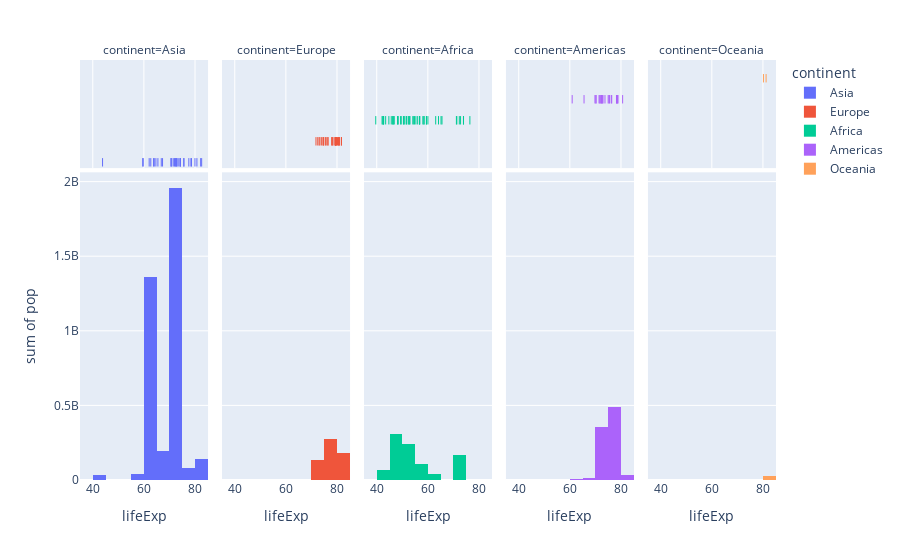

Notebook code for this chart:
### Code cell
px.histogram(df,x='lifeExp', y='pop',color='continent', hover_name='country', marginal='rug', facet_col='continent')

### Figure 1 — Plotly figure (JSON) as saved in the notebook; plotly's stock layout.template omitted (floating-point values rounded to 4 significant figures)
{"data": [{"alignmentgroup": "True", "bingroup": "x", "histfunc": "sum", "hovertemplate": "continent=Asia<br>lifeExp=%{x}<br>sum of pop=%{y}<extra></extra>", "legendgroup": "Asia", "marker": {"color": "#636efa", "pattern": {"shape": ""}}, "name": "Asia", "offsetgroup": "Asia", "orientation": "v", "showlegend": true, "type": "histogram", "x": [43.83, 75.64, 64.06, 59.72, 72.96, 82.21, 64.7, 70.65, 70.96, 59.55, 80.75, 82.6, 72.53, 67.3, 78.62, 77.59, 71.99, 74.24, 66.8, 62.07, 63.78, 75.64, 65.48, 71.69, 72.78, 79.97, 72.4, 74.14, 78.4, 70.62, 74.25, 73.42, 62.7], "xaxis": "x", "y": [31889923, 708573, 150448339, 14131858, 1318683096, 6980412, 1110396331, 223547000, 69453570, 27499638, 6426679, 127467972, 6053193, 23301725, 49044790, 2505559, 3921278, 24821286, 2874127, 47761980, 28901790, 3204897, 169270617, 91077287, 27601038, 4553009, 20378239, 19314747, 23174294, 65068149, 85262356, 4018332, 22211743], "yaxis": "y"}, {"alignmentgroup": "True", "boxpoints": "all", "fillcolor": "rgba(255,255,255,0)", "hoveron": "points", "hovertemplate": "<b>%{hovertext}</b><br><br>continent=Asia<br>lifeExp=%{x}<extra></extra>", "hovertext": ["Afghanistan", "Bahrain", "Bangladesh", "Cambodia", "China", "Hong Kong, China", "India", "Indonesia", "Iran", "Iraq", "Israel", "Japan", "Jordan", "Korea, Dem. Rep.", "Korea, Rep.", "Kuwait", "Lebanon", "Malaysia", "Mongolia", "Myanmar", "Nepal", "Oman", "Pakistan", "Philippines", "Saudi Arabia", "Singapore", "Sri Lanka", "Syria", "Taiwan", "Thailand", "Vietnam", "West Bank and Gaza", "Yemen, Rep."], "jitter": 0, "legendgroup": "Asia", "line": {"color": "rgba(255,255,255,0)"}, "marker": {"color": "#636efa", "symbol": "line-ns-open"}, "name": "Asia", "offsetgroup": "Asia", "showlegend": false, "type": "box", "x": [43.83, 75.64, 64.06, 59.72, 72.96, 82.21, 64.7, 70.65, 70.96, 59.55, 80.75, 82.6, 72.53, 67.3, 78.62, 77.59, 71.99, 74.24, 66.8, 62.07, 63.78, 75.64, 65.48, 71.69, 72.78, 79.97, 72.4, 74.14, 78.4, 70.62, 74.25, 73.42, 62.7], "xaxis": "x6", "yaxis": "y6"}, {"alignmentgroup": "True", "bingroup": "x", "histfunc": "sum", "hovertemplate": "continent=Europe<br>lifeExp=%{x}<br>sum of pop=%{y}<extra></extra>", "legendgroup": "Europe", "marker": {"color": "#EF553B", "pattern": {"shape": ""}}, "name": "Europe", "offsetgroup": "Europe", "orientation": "v", "showlegend": true, "type": "histogram", "x": [76.42, 79.83, 79.44, 74.85, 73.0, 75.75, 76.49, 78.33, 79.31, 80.66, 79.41, 79.48, 73.34, 81.76, 78.89, 80.55, 74.54, 79.76, 80.2, 75.56, 78.1, 72.48, 74.0, 74.66, 77.93, 80.94, 80.88, 81.7, 71.78, 79.42], "xaxis": "x2", "y": [3600523, 8199783, 10392226, 4552198, 7322858, 4493312, 10228744, 5468120, 5238460, 61083916, 82400996, 10706290, 9956108, 301931, 4109086, 58147733, 684736, 16570613, 4627926, 38518241, 10642836, 22276056, 10150265, 5447502, 2009245, 40448191, 9031088, 7554661, 71158647, 60776238], "yaxis": "y2"}, {"alignmentgroup": "True", "boxpoints": "all", "fillcolor": "rgba(255,255,255,0)", "hoveron": "points", "hovertemplate": "<b>%{hovertext}</b><br><br>continent=Europe<br>lifeExp=%{x}<extra></extra>", "hovertext": ["Albania", "Austria", "Belgium", "Bosnia and Herzegovina", "Bulgaria", "Croatia", "Czech Republic", "Denmark", "Finland", "France", "Germany", "Greece", "Hungary", "Iceland", "Ireland", "Italy", "Montenegro", "Netherlands", "Norway", "Poland", "Portugal", "Romania", "Serbia", "Slovak Republic", "Slovenia", "Spain", "Sweden", "Switzerland", "Turkey", "United Kingdom"], "jitter": 0, "legendgroup": "Europe", "line": {"color": "rgba(255,255,255,0)"}, "marker": {"color": "#EF553B", "symbol": "line-ns-open"}, "name": "Europe", "offsetgroup": "Europe", "showlegend": false, "type": "box", "x": [76.42, 79.83, 79.44, 74.85, 73.0, 75.75, 76.49, 78.33, 79.31, 80.66, 79.41, 79.48, 73.34, 81.76, 78.89, 80.55, 74.54, 79.76, 80.2, 75.56, 78.1, 72.48, 74.0, 74.66, 77.93, 80.94, 80.88, 81.7, 71.78, 79.42], "xaxis": "x7", "yaxis": "y7"}, {"alignmentgroup": "True", "bingroup": "x", "histfunc": "sum", "hovertemplate": "continent=Africa<br>lifeExp=%{x}<br>sum of pop=%{y}<extra></extra>", "legendgroup": "Africa", "marker": {"color": "#00cc96", "pattern": {"shape": ""}}, "name": "Africa", "offsetgroup": "Africa", "orientation": "v", "showlegend": true, "type": "histogram", "x": [72.3, 42.73, 56.73, 50.73, 52.3, 49.58, 50.43, 44.74, 50.65, 65.15, 46.46, 55.32, 48.33, 54.79, 71.34, 51.58, 58.04, 52.95, 56.73, 59.45, 60.02, 56.01, 46.39, 54.11, 42.59, 45.68, 73.95, 59.44, 48.3, 54.47, 64.16, 72.8, 71.16, 42.08, 52.91, 56.87, 46.86, 76.44, 46.24, 65.53, 63.06, 42.57, 48.16, 49.34, 58.56, 39.61, 52.52, 58.42, 73.92, 51.54, 42.38, 43.49], "xaxis": "x3", "y": [33333216, 12420476, 8078314, 1639131, 14326203, 8390505, 17696293, 4369038, 10238807, 710960, 64606759, 3800610, 18013409, 496374, 80264543, 551201, 4906585, 76511887, 1454867, 1688359, 22873338, 9947814, 1472041, 35610177, 2012649, 3193942, 6036914, 19167654, 13327079, 12031795, 3270065, 1250882, 33757175, 19951656, 2055080, 12894865, 135031164, 798094, 8860588, 199579, 12267493, 6144562, 9118773, 43997828, 42292929, 1133066, 38139640, 5701579, 10276158, 29170398, 11746035, 12311143], "yaxis": "y3"}, {"alignmentgroup": "True", "boxpoints": "all", "fillcolor": "rgba(255,255,255,0)", "hoveron": "points", "hovertemplate": "<b>%{hovertext}</b><br><br>continent=Africa<br>lifeExp=%{x}<extra></extra>", "hovertext": ["Algeria", "Angola", "Benin", "Botswana", "Burkina Faso", "Burundi", "Cameroon", "Central African Republic", "Chad", "Comoros", "Congo, Dem. Rep.", "Congo, Rep.", "Cote d'Ivoire", "Djibouti", "Egypt", "Equatorial Guinea", "Eritrea", "Ethiopia", "Gabon", "Gambia", "Ghana", "Guinea", "Guinea-Bissau", "Kenya", "Lesotho", "Liberia", "Libya", "Madagascar", "Malawi", "Mali", "Mauritania", "Mauritius", "Morocco", "Mozambique", "Namibia", "Niger", "Nigeria", "Reunion", "Rwanda", "Sao Tome and Principe", "Senegal", "Sierra Leone", "Somalia", "South Africa", "Sudan", "Swaziland", "Tanzania", "Togo", "Tunisia", "Uganda", "Zambia", "Zimbabwe"], "jitter": 0, "legendgroup": "Africa", "line": {"color": "rgba(255,255,255,0)"}, "marker": {"color": "#00cc96", "symbol": "line-ns-open"}, "name": "Africa", "offsetgroup": "Africa", "showlegend": false, "type": "box", "x": [72.3, 42.73, 56.73, 50.73, 52.3, 49.58, 50.43, 44.74, 50.65, 65.15, 46.46, 55.32, 48.33, 54.79, 71.34, 51.58, 58.04, 52.95, 56.73, 59.45, 60.02, 56.01, 46.39, 54.11, 42.59, 45.68, 73.95, 59.44, 48.3, 54.47, 64.16, 72.8, 71.16, 42.08, 52.91, 56.87, 46.86, 76.44, 46.24, 65.53, 63.06, 42.57, 48.16, 49.34, 58.56, 39.61, 52.52, 58.42, 73.92, 51.54, 42.38, 43.49], "xaxis": "x8", "yaxis": "y8"}, {"alignmentgroup": "True", "bingroup": "x", "histfunc": "sum", "hovertemplate": "continent=Americas<br>lifeExp=%{x}<br>sum of pop=%{y}<extra></extra>", "legendgroup": "Americas", "marker": {"color": "#ab63fa", "pattern": {"shape": ""}}, "name": "Americas", "offsetgroup": "Americas", "orientation": "v", "showlegend": true, "type": "histogram", "x": [75.32, 65.55, 72.39, 80.65, 78.55, 72.89, 78.78, 78.27, 72.23, 74.99, 71.88, 70.26, 60.92, 70.2, 72.57, 76.19, 72.9, 75.54, 71.75, 71.42, 78.75, 69.82, 78.24, 76.38, 73.75], "xaxis": "x4", "y": [40301927, 9119152, 190010647, 33390141, 16284741, 44227550, 4133884, 11416987, 9319622, 13755680, 6939688, 12572928, 8502814, 7483763, 2780132, 108700891, 5675356, 3242173, 6667147, 28674757, 3942491, 1056608, 301139947, 3447496, 26084662], "yaxis": "y4"}, {"alignmentgroup": "True", "boxpoints": "all", "fillcolor": "rgba(255,255,255,0)", "hoveron": "points", "hovertemplate": "<b>%{hovertext}</b><br><br>continent=Americas<br>lifeExp=%{x}<extra></extra>", "hovertext": ["Argentina", "Bolivia", "Brazil", "Canada", "Chile", "Colombia", "Costa Rica", "Cuba", "Dominican Republic", "Ecuador", "El Salvador", "Guatemala", "Haiti", "Honduras", "Jamaica", "Mexico", "Nicaragua", "Panama", "Paraguay", "Peru", "Puerto Rico", "Trinidad and Tobago", "United States", "Uruguay", "Venezuela"], "jitter": 0, "legendgroup": "Americas", "line": {"color": "rgba(255,255,255,0)"}, "marker": {"color": "#ab63fa", "symbol": "line-ns-open"}, "name": "Americas", "offsetgroup": "Americas", "showlegend": false, "type": "box", "x": [75.32, 65.55, 72.39, 80.65, 78.55, 72.89, 78.78, 78.27, 72.23, 74.99, 71.88, 70.26, 60.92, 70.2, 72.57, 76.19, 72.9, 75.54, 71.75, 71.42, 78.75, 69.82, 78.24, 76.38, 73.75], "xaxis": "x9", "yaxis": "y9"}, {"alignmentgroup": "True", "bingroup": "x", "histfunc": "sum", "hovertemplate": "continent=Oceania<br>lifeExp=%{x}<br>sum of pop=%{y}<extra></extra>", "legendgroup": "Oceania", "marker": {"color": "#FFA15A", "pattern": {"shape": ""}}, "name": "Oceania", "offsetgroup": "Oceania", "orientation": "v", "showlegend": true, "type": "histogram", "x": [81.23, 80.2], "xaxis": "x5", "y": [20434176, 4115771], "yaxis": "y5"}, {"alignmentgroup": "True", "boxpoints": "all", "fillcolor": "rgba(255,255,255,0)", "hoveron": "points", "hovertemplate": "<b>%{hovertext}</b><br><br>continent=Oceania<br>lifeExp=%{x}<extra></extra>", "hovertext": ["Australia", "New Zealand"], "jitter": 0, "legendgroup": "Oceania", "line": {"color": "rgba(255,255,255,0)"}, "marker": {"color": "#FFA15A", "symbol": "line-ns-open"}, "name": "Oceania", "offsetgroup": "Oceania", "showlegend": false, "type": "box", "x": [81.23, 80.2], "xaxis": "x10", "yaxis": "y10"}], "layout": {"annotations": [{"font": {}, "showarrow": false, "text": "continent=Asia", "x": 0.092, "xanchor": "center", "xref": "paper", "y": 1, "yanchor": "bottom", "yref": "paper"}, {"font": {}, "showarrow": false, "text": "continent=Europe", "x": 0.296, "xanchor": "center", "xref": "paper", "y": 1, "yanchor": "bottom", "yref": "paper"}, {"font": {}, "showarrow": false, "text": "continent=Africa", "x": 0.5, "xanchor": "center", "xref": "paper", "y": 1, "yanchor": "bottom", "yref": "paper"}, {"font": {}, "showarrow": false, "text": "continent=Americas", "x": 0.704, "xanchor": "center", "xref": "paper", "y": 1, "yanchor": "bottom", "yref": "paper"}, {"font": {}, "showarrow": false, "text": "continent=Oceania", "x": 0.908, "xanchor": "center", "xref": "paper", "y": 1, "yanchor": "bottom", "yref": "paper"}], "barmode": "relative", "legend": {"title": {"text": "continent"}, "tracegroupgap": 0}, "margin": {"t": 60}, "xaxis": {"anchor": "y", "domain": [0, 0.184], "title": {"text": "lifeExp"}}, "xaxis10": {"anchor": "y10", "domain": [0.816, 1], "matches": "x", "showgrid": true, "showticklabels": false}, "xaxis2": {"anchor": "y2", "domain": [0.204, 0.388], "matches": "x", "title": {"text": "lifeExp"}}, "xaxis3": {"anchor": "y3", "domain": [0.408, 0.592], "matches": "x", "title": {"text": "lifeExp"}}, "xaxis4": {"anchor": "y4", "domain": [0.612, 0.796], "matches": "x", "title": {"text": "lifeExp"}}, "xaxis5": {"anchor": "y5", "domain": [0.816, 1], "matches": "x", "title": {"text": "lifeExp"}}, "xaxis6": {"anchor": "y6", "domain": [0, 0.184], "matches": "x", "showgrid": true, "showticklabels": false}, "xaxis7": {"anchor": "y7", "domain": [0.204, 0.388], "matches": "x", "showgrid": true, "showticklabels": false}, "xaxis8": {"anchor": "y8", "domain": [0.408, 0.592], "matches": "x", "showgrid": true, "showticklabels": false}, "xaxis9": {"anchor": "y9", "domain": [0.612, 0.796], "matches": "x", "showgrid": true, "showticklabels": false}, "yaxis": {"anchor": "x", "domain": [0, 0.7326], "title": {"text": "sum of pop"}}, "yaxis10": {"anchor": "x10", "domain": [0.7426, 1], "matches": "y6", "showgrid": false, "showline": false, "showticklabels": false, "ticks": ""}, "yaxis2": {"anchor": "x2", "domain": [0, 0.7326], "matches": "y", "showticklabels": false}, "yaxis3": {"anchor": "x3", "domain": [0, 0.7326], "matches": "y", "showticklabels": false}, "yaxis4": {"anchor": "x4", "domain": [0, 0.7326], "matches": "y", "showticklabels": false}, "yaxis5": {"anchor": "x5", "domain": [0, 0.7326], "matches": "y", "showticklabels": false}, "yaxis6": {"anchor": "x6", "domain": [0.7426, 1], "matches": "y6", "showgrid": false, "showline": false, "showticklabels": false, "ticks": ""}, "yaxis7": {"anchor": "x7", "domain": [0.7426, 1], "matches": "y6", "showgrid": false, "showline": false, "showticklabels": false, "ticks": ""}, "yaxis8": {"anchor": "x8", "domain": [0.7426, 1], "matches": "y6", "showgrid": false, "showline": false, "showticklabels": false, "ticks": ""}, "yaxis9": {"anchor": "x9", "domain": [0.7426, 1], "matches": "y6", "showgrid": false, "showline": false, "showticklabels": false, "ticks": ""}}}
